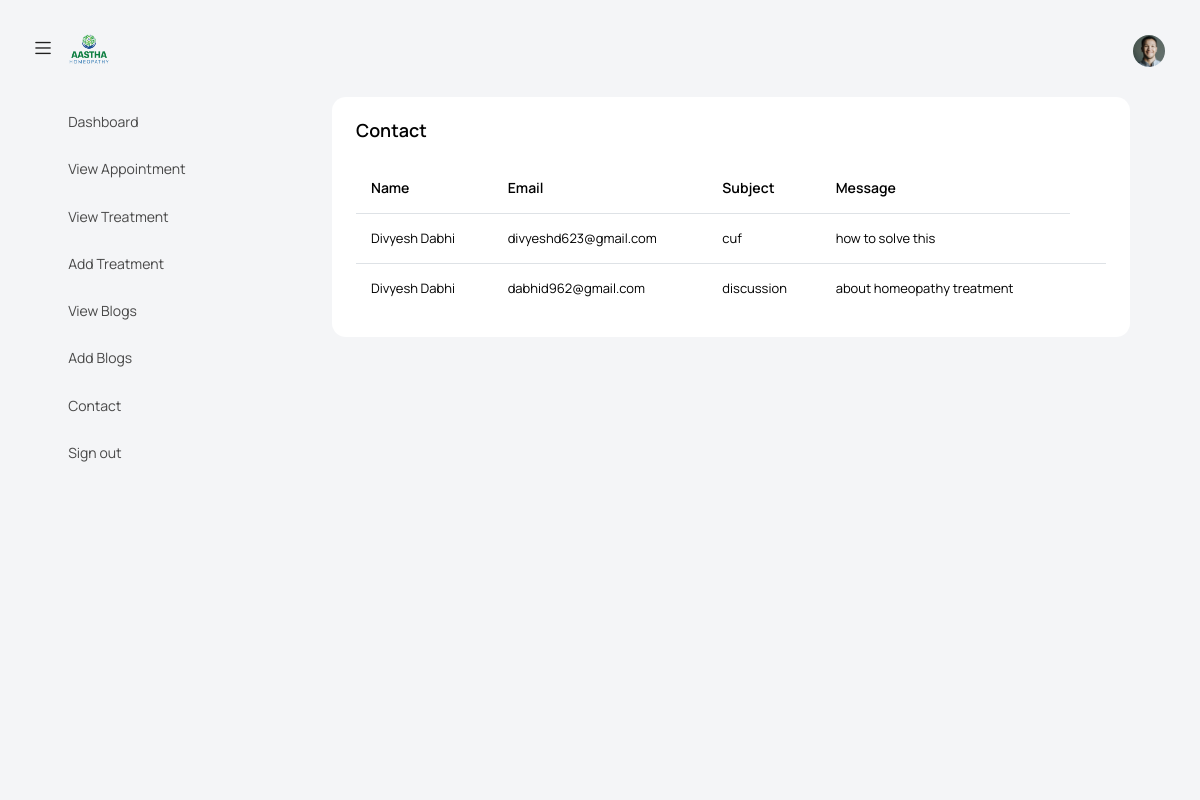
The app's page /doctor/contact/ (signed in) with its own data.
### aastha/models.py (models this page shows, shortened)
class ContactMessage(models.Model):
    name = models.CharField(max_length=100)
    email = models.EmailField()
    subject = models.CharField(max_length=200)
    message = models.TextField()
    created_at = models.DateTimeField(auto_now_add=True)

### doctor/views.py (the view)
# urls.py: path('contact/', views.contact,name='contact'),
@staff_member_required
@login_required(login_url='admin_login')
def contact(request):
    contact = ContactMessage.objects.all()
    return render(request, 'admin_contact.html', {'contact' : contact})

### doctor/templates/admin_contact.html (shortened to what this page needs)
{% extends 'adminbase.html' %}
{% block content %}
<div class="content-wrapper">
  <div class="row">
    <div class="col-lg-12 grid-margin stretch-card">
      <div class="card">
        <div class="card-body">
          <h4 class="card-title">Contact</h4>
          <div class="table-responsive">
            <table class="table">
              <thead>
                <tr>
                  <th>Name</th>
                  <th>Email</th>
                  <th>Subject</th>
                  <th>Message</th>
                </tr>
              </thead>
              <tbody>
                {% for app in contact %}
                <tr>
                  <td>{{ app.name }}</td>
                  <td>{{ app.email }}</td>
                  <td>{{ app.subject }}</td>
                  <td>{{ app.message }}</td>
                  <td>
                  </td>
                </tr>
                {% endfor %}
              </tbody>
            </table>
          </div>
        </div>
      </div>
    </div>
  </div>
</div>
{% endblock %}

### records on screen
ContactMessage: name "Divyesh Dabhi", email "divyeshd623@gmail.com", subject "cuf", message "how to solve this"
ContactMessage: name "Divyesh Dabhi", email "dabhid962@gmail.com", subject "discussion", message "about homeopathy treatment"
